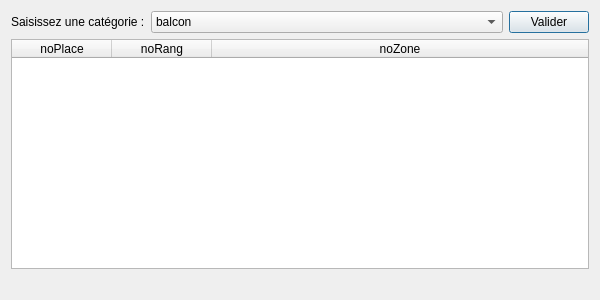
<?xml version="1.0" encoding="UTF-8"?>
<ui version="4.0">
 <class>fct_comp_2</class>
 <widget class="QDialog" name="fct_comp_2">
  <property name="geometry">
   <rect>
    <x>0</x>
    <y>0</y>
    <width>600</width>
    <height>300</height>
   </rect>
  </property>
  <property name="windowTitle">
   <string>Liste des places d'une catégorie (version 1)</string>
  </property>
  <property name="windowOpacity">
   <double>9.000000000000000</double>
  </property>
  <layout class="QVBoxLayout" name="verticalLayout">
   <item>
    <layout class="QHBoxLayout" name="horizontalLayout">
     <item>
      <widget class="QLabel" name="label_3">
       <property name="text">
        <string>Saisissez une catégorie :</string>
       </property>
      </widget>
     </item>
     <item>
      <widget class="QComboBox" name="comboBox_fct_comp_2">
       <property name="sizePolicy">
        <sizepolicy hsizetype="Expanding" vsizetype="Fixed">
         <horstretch>0</horstretch>
         <verstretch>0</verstretch>
        </sizepolicy>
       </property>
       <item>
        <property name="text">
         <string>balcon</string>
        </property>
       </item>
       <item>
        <property name="text">
         <string>poulailler</string>
        </property>
       </item>
       <item>
        <property name="text">
         <string>orchestre</string>
        </property>
       </item>
      </widget>
     </item>
     <item>
      <widget class="QPushButton" name="pushButton_fct_comp_2">
       <property name="text">
        <string>Valider</string>
       </property>
      </widget>
     </item>
    </layout>
   </item>
   <item>
    <widget class="QTableWidget" name="table_fct_comp_2">
     <attribute name="horizontalHeaderMinimumSectionSize">
      <number>50</number>
     </attribute>
     <attribute name="horizontalHeaderStretchLastSection">
      <bool>true</bool>
     </attribute>
     <attribute name="verticalHeaderVisible">
      <bool>false</bool>
     </attribute>
     <column>
      <property name="text">
       <string>noPlace</string>
      </property>
     </column>
     <column>
      <property name="text">
       <string>noRang</string>
      </property>
     </column>
     <column>
      <property name="text">
       <string>noZone</string>
      </property>
     </column>
    </widget>
   </item>
   <item>
    <widget class="QLabel" name="label_fct_comp_2">
     <property name="text">
      <string/>
     </property>
     <property name="alignment">
      <set>Qt::AlignCenter</set>
     </property>
    </widget>
   </item>
  </layout>
 </widget>
 <resources/>
 <connections>
  <connection>
   <sender>pushButton_fct_comp_2</sender>
   <signal>clicked()</signal>
   <receiver>fct_comp_2</receiver>
   <slot>refreshResult()</slot>
   <hints>
    <hint type="sourcelabel">
     <x>351</x>
     <y>51</y>
    </hint>
    <hint type="destinationlabel">
     <x>444</x>
     <y>134</y>
    </hint>
   </hints>
  </connection>
 </connections>
 <slots>
  <slot>refreshResult()</slot>
 </slots>
</ui>
